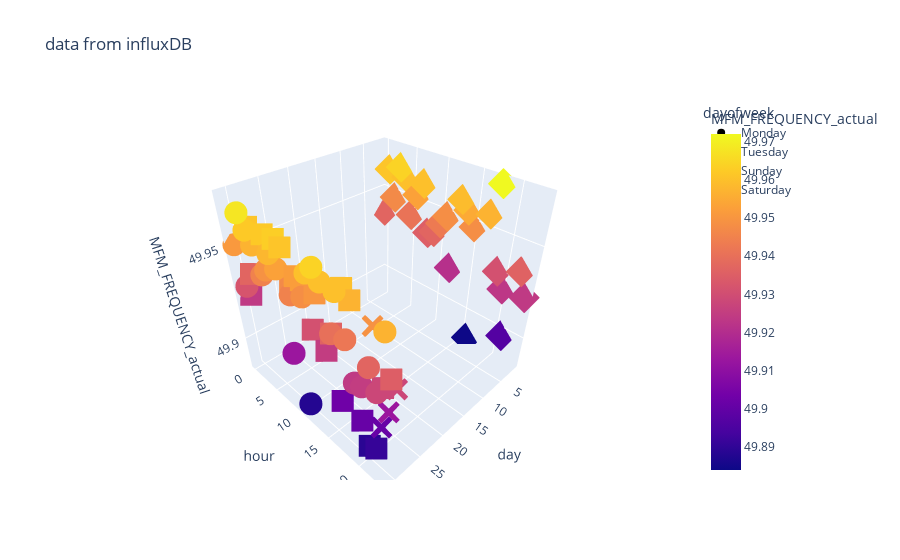

Notebook code cell kept with this figure:
### Code cell
dfplot=dffreq["2022-01-01":"2022-02-01"]
dfplot=dfplot.resample("h").min()
dfplot['datetime']=dfplot.index
dfplot['day'] = dfplot['datetime'].dt.day
dfplot['dayofweek'] = dfplot['datetime'].dt.day_name()#.dt.dayofweek
dfplot['hour'] = dfplot['datetime'].dt.hour
dfplot['date'] = dfplot['datetime'].dt.date
dfplot['minute'] = dfplot['datetime'].dt.minute
dfplot['year'] = dfplot['datetime'].dt.year
dfplot['month'] = dfplot['datetime'].dt.month
dfplot = dfplot.sort_values(by="hour")
fig = px.scatter_3d(dfplot, x="day",y="hour", z="MFM_FREQUENCY_actual",
                    color='MFM_FREQUENCY_actual',
                    symbol='dayofweek',
                    size_max=5,
                    title='data from influxDB') #markers=True,
fig.show()

### Figure 1 — Plotly figure (JSON) as saved in the notebook; plotly's stock layout.template omitted (floating-point values rounded to 4 significant figures)
{"data": [{"hovertemplate": "dayofweek=Monday<br>day=%{x}<br>hour=%{y}<br>MFM_FREQUENCY_actual=%{marker.color}<extra></extra>", "legendgroup": "Monday", "marker": {"color": [49.95, 49.93, 49.97, 49.96, 49.96, 49.95, 49.95, 49.96, 49.95, 49.91, 49.95, 49.89, 49.95, 49.96, 49.96, 49.96, 49.94, 49.96, 49.94, 49.92, 49.93, 49.94, 49.93, 49.96], "coloraxis": "coloraxis", "symbol": "circle"}, "mode": "markers", "name": "Monday", "scene": "scene", "showlegend": true, "type": "scatter3d", "x": [31, 31, 31, 31, 31, 31, 31, 31, 31, 31, 31, 31, 31, 31, 31, 31, 31, 31, 31, 31, 31, 31, 31, 31], "y": [0, 1, 2, 3, 4, 5, 6, 7, 8, 9, 10, 11, 12, 13, 14, 15, 16, 17, 18, 19, 20, 21, 22, 23], "z": [49.95, 49.93, 49.97, 49.96, 49.96, 49.95, 49.95, 49.96, 49.95, 49.91, 49.95, 49.89, 49.95, 49.96, 49.96, 49.96, 49.94, 49.96, 49.94, 49.92, 49.93, 49.94, 49.93, 49.96]}, {"hovertemplate": "dayofweek=Tuesday<br>day=%{x}<br>hour=%{y}<br>MFM_FREQUENCY_actual=%{marker.color}<extra></extra>", "legendgroup": "Tuesday", "marker": {"color": [49.94, 49.96, 49.95, 49.96, 49.96, 49.94, 49.95, 49.96, 49.94, 49.94, 49.94, 49.95, 49.92, 49.96, 49.95, 49.95, 49.88, 49.96, 49.97, 49.93, 49.92, 49.9, 49.94, 49.92], "coloraxis": "coloraxis", "symbol": "diamond"}, "mode": "markers", "name": "Tuesday", "scene": "scene", "showlegend": true, "type": "scatter3d", "x": [1, 1, 1, 1, 1, 1, 1, 1, 1, 1, 1, 1, 1, 1, 1, 1, 1, 1, 1, 1, 1, 1, 1, 1], "y": [0, 1, 2, 3, 4, 5, 6, 7, 8, 9, 10, 11, 12, 13, 14, 15, 16, 17, 18, 19, 20, 21, 22, 23], "z": [49.94, 49.96, 49.95, 49.96, 49.96, 49.94, 49.95, 49.96, 49.94, 49.94, 49.94, 49.95, 49.92, 49.96, 49.95, 49.95, 49.88, 49.96, 49.97, 49.93, 49.92, 49.9, 49.94, 49.92]}, {"hovertemplate": "dayofweek=Sunday<br>day=%{x}<br>hour=%{y}<br>MFM_FREQUENCY_actual=%{marker.color}<extra></extra>", "legendgroup": "Sunday", "marker": {"color": [49.92, 49.94, 49.96, 49.96, 49.96, 49.96, 49.96, 49.96, 49.96, 49.95, 49.95, 49.95, 49.93, 49.95, 49.93, 49.94, 49.9, 49.96, 49.96, 49.9, 49.89, 49.89, 49.93, 49.94], "coloraxis": "coloraxis", "symbol": "square"}, "mode": "markers", "name": "Sunday", "scene": "scene", "showlegend": true, "type": "scatter3d", "x": [30, 30, 30, 30, 30, 30, 30, 30, 30, 30, 30, 30, 30, 30, 30, 30, 30, 30, 30, 30, 30, 30, 30, 30], "y": [0, 1, 2, 3, 4, 5, 6, 7, 8, 9, 10, 11, 12, 13, 14, 15, 16, 17, 18, 19, 20, 21, 22, 23], "z": [49.92, 49.94, 49.96, 49.96, 49.96, 49.96, 49.96, 49.96, 49.96, 49.95, 49.95, 49.95, 49.93, 49.95, 49.93, 49.94, 49.9, 49.96, 49.96, 49.9, 49.89, 49.89, 49.93, 49.94]}, {"hovertemplate": "dayofweek=Saturday<br>day=%{x}<br>hour=%{y}<br>MFM_FREQUENCY_actual=%{marker.color}<extra></extra>", "legendgroup": "Saturday", "marker": {"color": [49.95, 49.9, 49.91, 49.93], "coloraxis": "coloraxis", "symbol": "x"}, "mode": "markers", "name": "Saturday", "scene": "scene", "showlegend": true, "type": "scatter3d", "x": [29, 29, 29, 29], "y": [20, 21, 22, 23], "z": [49.95, 49.9, 49.91, 49.93]}], "layout": {"coloraxis": {"colorbar": {"title": {"text": "MFM_FREQUENCY_actual"}}, "colorscale": [[0, "#0d0887"], [0.1111, "#46039f"], [0.2222, "#7201a8"], [0.3333, "#9c179e"], [0.4444, "#bd3786"], [0.5556, "#d8576b"], [0.6667, "#ed7953"], [0.7778, "#fb9f3a"], [0.8889, "#fdca26"], [1, "#f0f921"]]}, "legend": {"title": {"text": "dayofweek"}, "tracegroupgap": 0}, "scene": {"domain": {"x": [0, 1], "y": [0, 1]}, "xaxis": {"title": {"text": "day"}}, "yaxis": {"title": {"text": "hour"}}, "zaxis": {"title": {"text": "MFM_FREQUENCY_actual"}}}, "title": {"text": "data from influxDB"}}}
